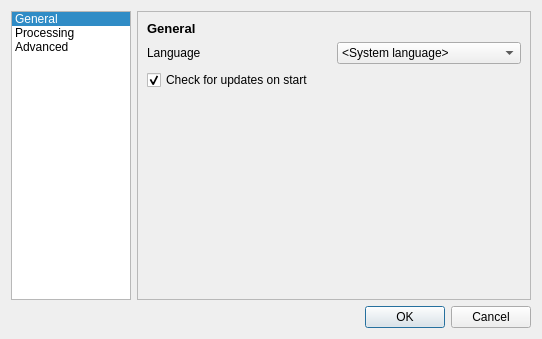
<?xml version="1.0" encoding="UTF-8"?>
<ui version="4.0">
 <class>PreferencesDialog</class>
 <widget class="QDialog" name="PreferencesDialog">
  <property name="geometry">
   <rect>
    <x>0</x>
    <y>0</y>
    <width>542</width>
    <height>339</height>
   </rect>
  </property>
  <property name="windowTitle">
   <string>Video2X Preferences</string>
  </property>
  <layout class="QVBoxLayout" name="verticalLayout">
   <item>
    <layout class="QHBoxLayout" name="horizontalLayout">
     <item>
      <widget class="QListWidget" name="preferenceCategoryListWidget">
       <property name="sizePolicy">
        <sizepolicy hsizetype="Fixed" vsizetype="Preferred">
         <horstretch>0</horstretch>
         <verstretch>0</verstretch>
        </sizepolicy>
       </property>
       <property name="minimumSize">
        <size>
         <width>0</width>
         <height>0</height>
        </size>
       </property>
       <property name="maximumSize">
        <size>
         <width>120</width>
         <height>16777215</height>
        </size>
       </property>
       <property name="font">
        <font>
         <bold>false</bold>
        </font>
       </property>
       <property name="verticalScrollBarPolicy">
        <enum>Qt::ScrollBarPolicy::ScrollBarAsNeeded</enum>
       </property>
       <property name="horizontalScrollBarPolicy">
        <enum>Qt::ScrollBarPolicy::ScrollBarAlwaysOff</enum>
       </property>
       <property name="currentRow">
        <number>0</number>
       </property>
       <item>
        <property name="text">
         <string>General</string>
        </property>
        <property name="icon">
         <iconset theme="QIcon::ThemeIcon::GoHome"/>
        </property>
       </item>
       <item>
        <property name="text">
         <string>Processing</string>
        </property>
        <property name="icon">
         <iconset theme="QIcon::ThemeIcon::MediaPlaylistRepeat"/>
        </property>
       </item>
       <item>
        <property name="text">
         <string>Advanced</string>
        </property>
        <property name="icon">
         <iconset theme="QIcon::ThemeIcon::DocumentProperties"/>
        </property>
       </item>
      </widget>
     </item>
     <item>
      <widget class="QStackedWidget" name="preferenceStackedWidget">
       <property name="sizePolicy">
        <sizepolicy hsizetype="Expanding" vsizetype="Preferred">
         <horstretch>0</horstretch>
         <verstretch>0</verstretch>
        </sizepolicy>
       </property>
       <property name="frameShape">
        <enum>QFrame::Shape::StyledPanel</enum>
       </property>
       <property name="frameShadow">
        <enum>QFrame::Shadow::Sunken</enum>
       </property>
       <property name="currentIndex">
        <number>0</number>
       </property>
       <widget class="QWidget" name="General">
        <layout class="QVBoxLayout" name="verticalLayout_2">
         <item>
          <widget class="QLabel" name="label_4">
           <property name="font">
            <font>
             <pointsize>10</pointsize>
             <bold>true</bold>
            </font>
           </property>
           <property name="text">
            <string>General</string>
           </property>
          </widget>
         </item>
         <item>
          <layout class="QHBoxLayout" name="horizontalLayout_2">
           <item>
            <widget class="QLabel" name="label">
             <property name="text">
              <string>Language</string>
             </property>
            </widget>
           </item>
           <item>
            <widget class="QComboBox" name="languageComboBox">
             <item>
              <property name="text">
               <string>&lt;System language&gt;</string>
              </property>
             </item>
             <item>
              <property name="text">
               <string notr="true">English (United States)</string>
              </property>
             </item>
             <item>
              <property name="text">
               <string notr="true">中文（中国）</string>
              </property>
             </item>
             <item>
              <property name="text">
               <string notr="true">日本語（日本）</string>
              </property>
             </item>
             <item>
              <property name="text">
               <string notr="true">Português (Portugal)</string>
              </property>
             </item>
             <item>
              <property name="text">
               <string notr="true">Français (France)</string>
              </property>
             </item>
             <item>
              <property name="text">
               <string notr="true">Deutsch (Deutschland)</string>
              </property>
             </item>
             <item>
              <property name="text">
               <string notr="true">한국어（대한민국）</string>
              </property>
             </item>
             <item>
              <property name="text">
               <string>Українська (Ukraine)</string>
              </property>
             </item>
            </widget>
           </item>
          </layout>
         </item>
         <item>
          <widget class="QCheckBox" name="checkForUpdatesCheckBox">
           <property name="text">
            <string>Check for updates on start</string>
           </property>
           <property name="checked">
            <bool>true</bool>
           </property>
          </widget>
         </item>
         <item>
          <spacer name="verticalSpacer">
           <property name="orientation">
            <enum>Qt::Orientation::Vertical</enum>
           </property>
           <property name="sizeHint" stdset="0">
            <size>
             <width>20</width>
             <height>40</height>
            </size>
           </property>
          </spacer>
         </item>
        </layout>
       </widget>
       <widget class="QWidget" name="Processing">
        <layout class="QVBoxLayout" name="verticalLayout_4">
         <item>
          <widget class="QLabel" name="label_5">
           <property name="font">
            <font>
             <pointsize>10</pointsize>
             <bold>true</bold>
            </font>
           </property>
           <property name="text">
            <string>Processing</string>
           </property>
          </widget>
         </item>
         <item>
          <layout class="QHBoxLayout" name="horizontalLayout_4">
           <item>
            <widget class="QLabel" name="label_3">
             <property name="text">
              <string>When Done</string>
             </property>
            </widget>
           </item>
           <item>
            <widget class="QComboBox" name="whenDoneComboBox">
             <item>
              <property name="text">
               <string>Do nothing</string>
              </property>
             </item>
             <item>
              <property name="text">
               <string>Shutdown</string>
              </property>
             </item>
             <item>
              <property name="text">
               <string>Sleep</string>
              </property>
             </item>
             <item>
              <property name="text">
               <string>Hibernate</string>
              </property>
             </item>
            </widget>
           </item>
          </layout>
         </item>
         <item>
          <widget class="QCheckBox" name="autoShowStatsCheckBox">
           <property name="text">
            <string>Automatically show stats when processing begins</string>
           </property>
           <property name="checked">
            <bool>true</bool>
           </property>
          </widget>
         </item>
         <item>
          <widget class="QCheckBox" name="removeFinishedTasksCheckBox">
           <property name="text">
            <string>Remove finished tasks</string>
           </property>
          </widget>
         </item>
         <item>
          <spacer name="verticalSpacer_2">
           <property name="orientation">
            <enum>Qt::Orientation::Vertical</enum>
           </property>
           <property name="sizeHint" stdset="0">
            <size>
             <width>20</width>
             <height>40</height>
            </size>
           </property>
          </spacer>
         </item>
        </layout>
       </widget>
       <widget class="QWidget" name="Advanced">
        <layout class="QVBoxLayout" name="verticalLayout_3">
         <item>
          <widget class="QLabel" name="label_6">
           <property name="font">
            <font>
             <pointsize>10</pointsize>
             <bold>true</bold>
            </font>
           </property>
           <property name="text">
            <string>Advanced</string>
           </property>
          </widget>
         </item>
         <item>
          <widget class="QPushButton" name="openConfigurationFileDirectoryPushButton">
           <property name="text">
            <string>Open Configuration File Directory</string>
           </property>
          </widget>
         </item>
         <item>
          <widget class="QPushButton" name="resetAllPreferencesPushButton">
           <property name="text">
            <string>Reset All Preferences</string>
           </property>
          </widget>
         </item>
         <item>
          <spacer name="verticalSpacer_3">
           <property name="orientation">
            <enum>Qt::Orientation::Vertical</enum>
           </property>
           <property name="sizeHint" stdset="0">
            <size>
             <width>20</width>
             <height>40</height>
            </size>
           </property>
          </spacer>
         </item>
        </layout>
       </widget>
      </widget>
     </item>
    </layout>
   </item>
   <item>
    <widget class="QDialogButtonBox" name="dialogButtonBox">
     <property name="orientation">
      <enum>Qt::Orientation::Horizontal</enum>
     </property>
     <property name="standardButtons">
      <set>QDialogButtonBox::StandardButton::Cancel|QDialogButtonBox::StandardButton::Ok</set>
     </property>
    </widget>
   </item>
  </layout>
 </widget>
 <resources/>
 <connections>
  <connection>
   <sender>dialogButtonBox</sender>
   <signal>accepted()</signal>
   <receiver>PreferencesDialog</receiver>
   <slot>accept()</slot>
   <hints>
    <hint type="sourcelabel">
     <x>248</x>
     <y>254</y>
    </hint>
    <hint type="destinationlabel">
     <x>157</x>
     <y>274</y>
    </hint>
   </hints>
  </connection>
  <connection>
   <sender>dialogButtonBox</sender>
   <signal>rejected()</signal>
   <receiver>PreferencesDialog</receiver>
   <slot>reject()</slot>
   <hints>
    <hint type="sourcelabel">
     <x>316</x>
     <y>260</y>
    </hint>
    <hint type="destinationlabel">
     <x>286</x>
     <y>274</y>
    </hint>
   </hints>
  </connection>
 </connections>
</ui>
